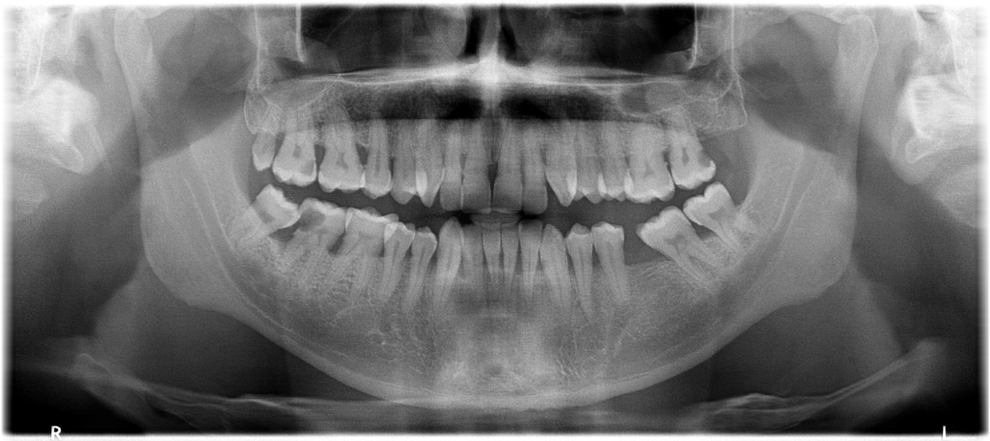
#> input picture data/yolo_fdi/images/val/train_0.png, 990 x 441 px, shrunk from 2955 x 1316 before the run
$ python -i prepare_caries_patch_dataset.py   (imports and definitions only)
#> lines starting #> are read from the running program, lines starting #| are printed output that depends on the picture
#> further down, picture is the input picture: shape (441, 990, 3); min 0, max 255, mean 112.6
#!/usr/bin/env python3
"""
Dental_002 2-Stage High-Resolution Tooth Patch Dataset Generator
Integrates Dental_008 tooth bounding boxes and Ground Truth caries lesions (DENTEX).
Performs exact coordinate transformation into patch-relative YOLO format (cls cx cy bw bh),
applies CLAHE preprocessing, and incorporates normal teeth as negative background samples.
"""

import os
import sys
import glob
import json
import argparse
import cv2
import numpy as np
from pathlib import Path
from typing import Dict, Any, List, Tuple

# Add Dental_008 to sys.path for DENTEXDataset
core_root = os.path.abspath(os.path.join(os.path.dirname(__file__), ".."))
dental_008_src = os.path.abspath(os.path.join(core_root, "..", "Dental_008", "src"))
if dental_008_src not in sys.path:
    sys.path.append(dental_008_src)

try:
    from dentex_seg.dataset import DENTEXDataset
except ImportError:
    DENTEXDataset = None


def apply_clahe(img_bgr: np.ndarray) -> np.ndarray:
    """
    Apply Contrast Limited Adaptive Histogram Equalization (CLAHE)
    to improve tooth-interproximal boundary contrast.
    """
    lab = cv2.cvtColor(img_bgr, cv2.COLOR_BGR2LAB)
#> lab: shape (441, 990, 3); mean of channels 0, 1, 2 118.7, 128, 128
    l, a, b = cv2.split(lab)
#> a: shape (441, 990); every value is 128
    clahe = cv2.createCLAHE(clipLimit=2.0, tileGridSize=(8, 8))
    cl = clahe.apply(l)
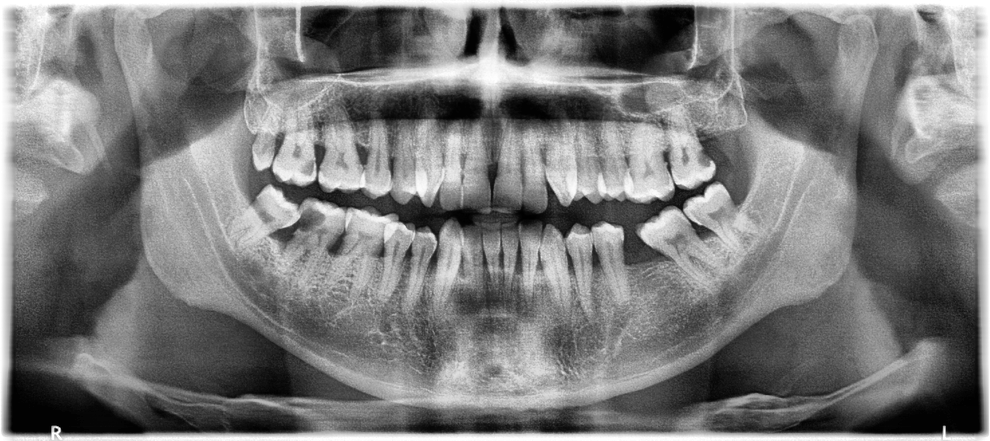
#> cl: shape (441, 990); min 0, max 255, mean 122.9
    limg = cv2.merge((cl, a, b))
#> limg: shape (441, 990, 3); mean of channels 0, 1, 2 122.9, 128, 128
    return cv2.cvtColor(limg, cv2.COLOR_LAB2BGR)


# [199 lines left out: functions compute_relative_caries_bbox, generate_patch_dataset, parse_args, not called in this run]


# [9 lines not run here, left out]

>>> import cv2
>>> picture = cv2.imread('../data/yolo_fdi/images/val/train_0.png')
>>> result = apply_clahe(picture)

$ run again, on data/yolo_fdi/images/val/train_209.png
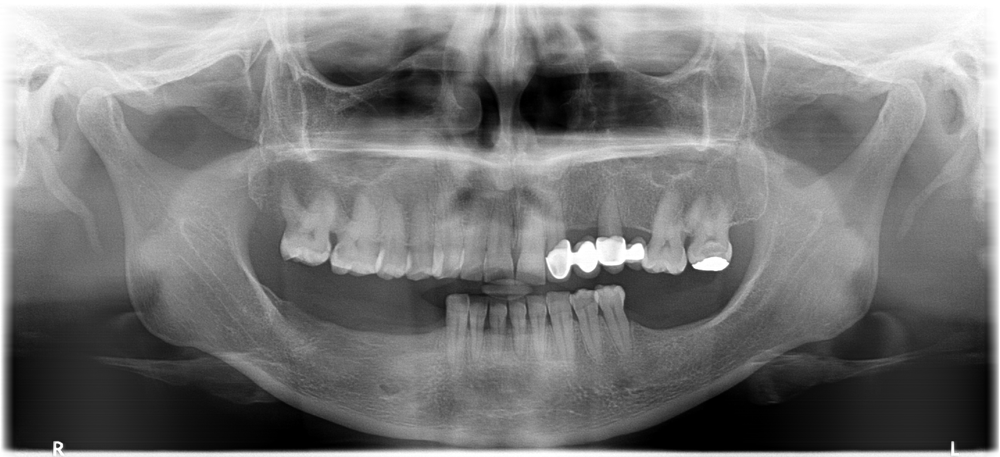
#> input picture data/yolo_fdi/images/val/train_209.png, 1000 x 457 px, shrunk from 2882 x 1316 before the run
#> picture is the input picture: shape (457, 1000, 3); min 0, max 255, mean 122.2
#> lab: shape (457, 1000, 3); mean of channels 0, 1, 2 127.9, 128, 128
#> a: shape (457, 1000); every value is 128
#> in apply_clahe, `cl = clahe.apply(l)`:
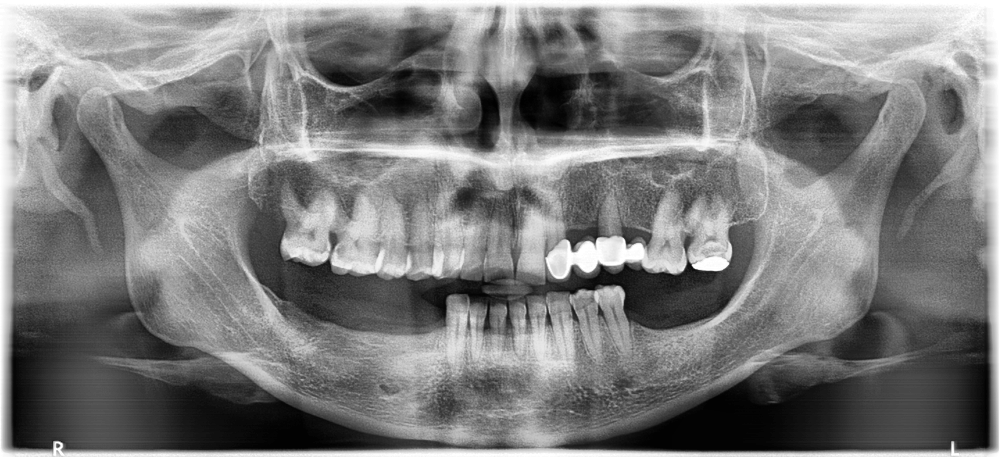
#> cl: shape (457, 1000); min 1, max 255, mean 124.7
#> limg: shape (457, 1000, 3); mean of channels 0, 1, 2 124.7, 128, 128

$ run again, on data/yolo_fdi/images/val/train_217.png
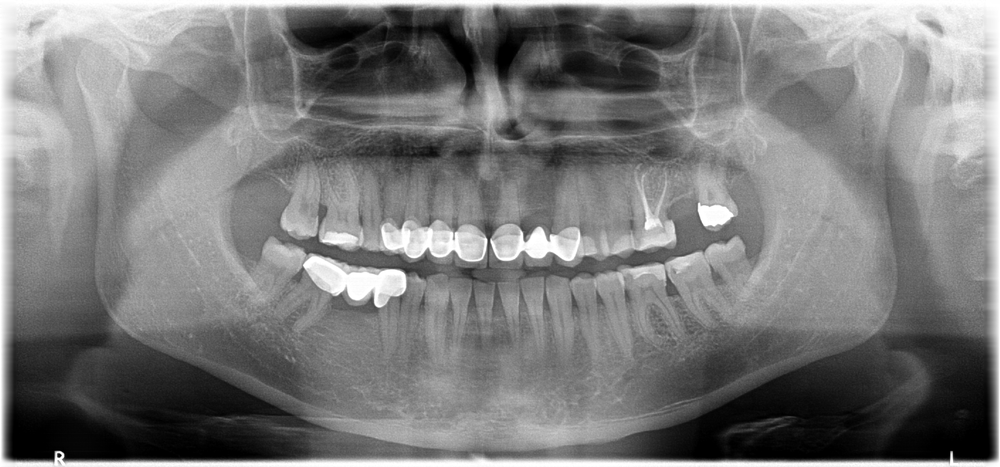
#> input picture data/yolo_fdi/images/val/train_217.png, 1000 x 467 px, shrunk from 2820 x 1316 before the run
#> picture is the input picture: shape (467, 1000, 3); min 0, max 255, mean 122.6
#> lab: shape (467, 1000, 3); mean of channels 0, 1, 2 128.7, 128, 128
#> a: shape (467, 1000); every value is 128
#> in apply_clahe, `cl = clahe.apply(l)`:
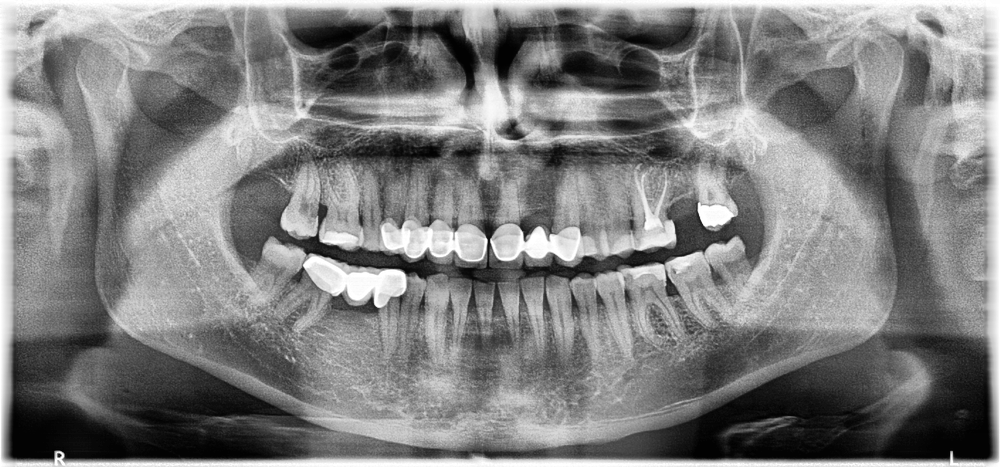
#> cl: shape (467, 1000); min 1, max 255, mean 127
#> limg: shape (467, 1000, 3); mean of channels 0, 1, 2 127, 128, 128

$ run again, on data/yolo_fdi/images/val/train_251.png
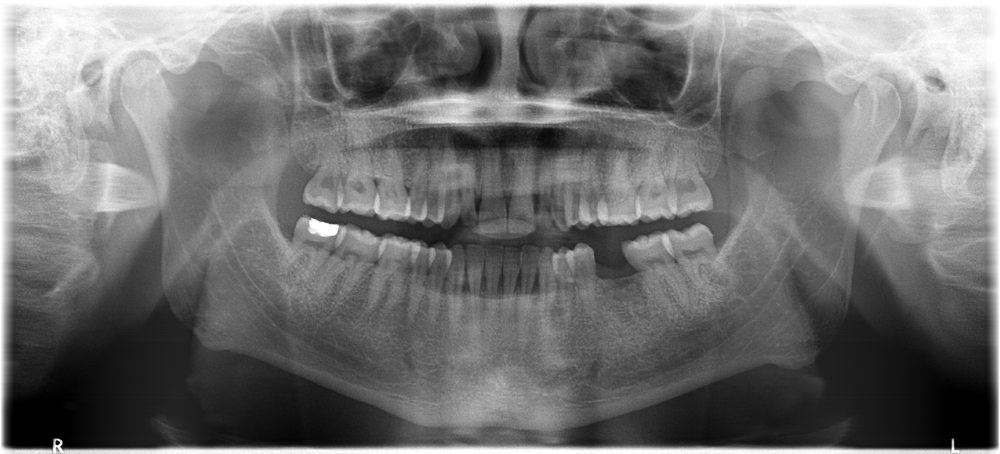
#> input picture data/yolo_fdi/images/val/train_251.png, 1000 x 454 px, shrunk from 2899 x 1316 before the run
#> picture is the input picture: shape (454, 1000, 3); min 0, max 255, mean 113.7
#> lab: shape (454, 1000, 3); mean of channels 0, 1, 2 119.2, 128, 128
#> a: shape (454, 1000); every value is 128
#> in apply_clahe, `cl = clahe.apply(l)`:
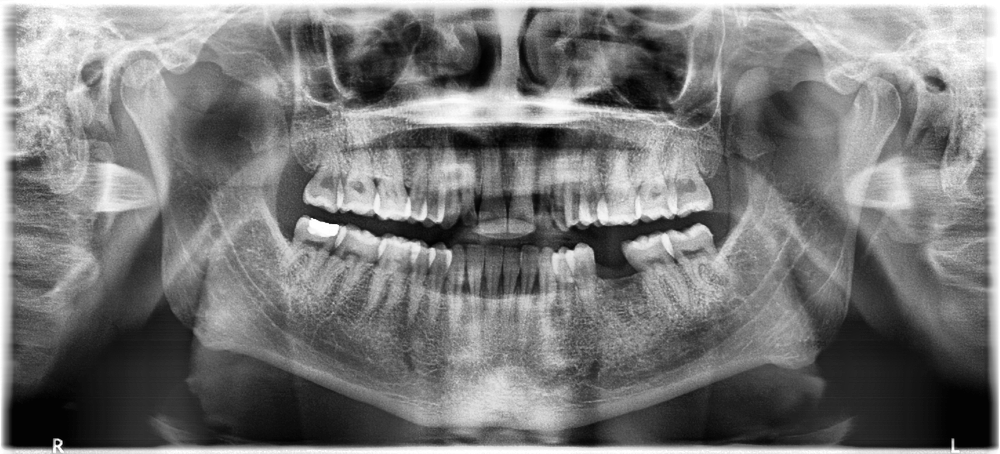
#> cl: shape (454, 1000); min 1, max 255, mean 120.4
#> limg: shape (454, 1000, 3); mean of channels 0, 1, 2 120.4, 128, 128
